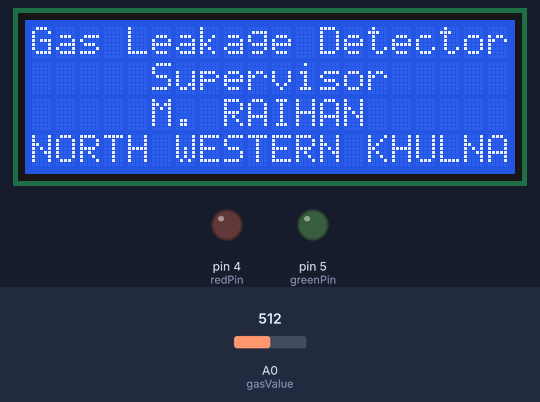
Recording of a sketch running on a simulated Arduino Uno, built with avr-gcc and run on an emulated ATmega328P. Shown: 20×4 character LCD, output pins drawn as LEDs (lit = HIGH). The test bench sets the inputs (shaded band); at power-on: A0 (gasValue) = 512. The modem accepts every AT command (registered, SIM ready, sends succeed) and sends nothing else; what the sketch prints to the serial monitor is not drawn.

Above: at 4.2 s.
At 11.3 s:
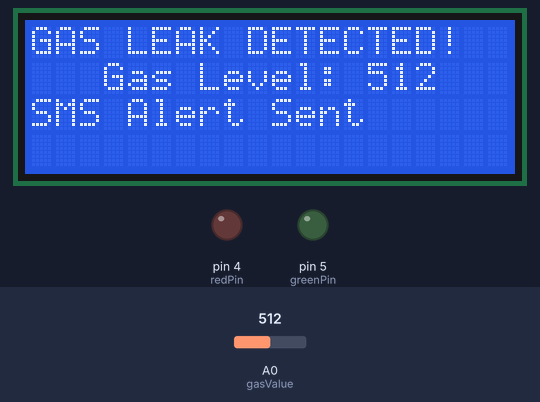
11.4 s: A0 (gasValue) set to 414
At 17.4 s:
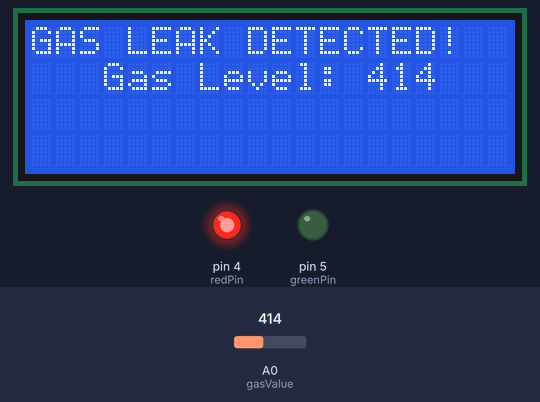
18.0 s: A0 (gasValue) set to 382
At 24.1 s:
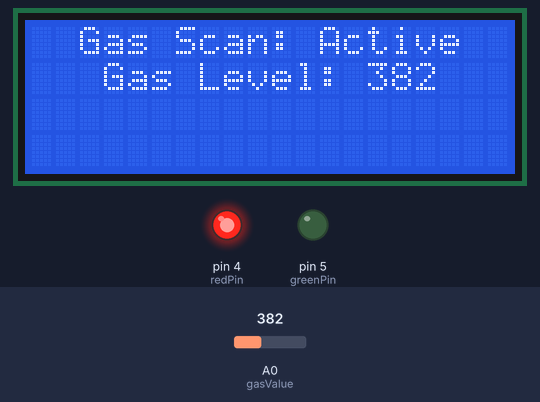
24.6 s: A0 (gasValue) set to 410
At 29.0 s:
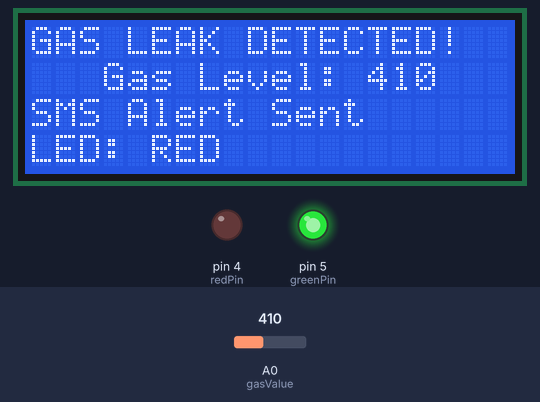
Timing chart, 0 to 32.6 s (numbered marks = the images above; inputs shaded):
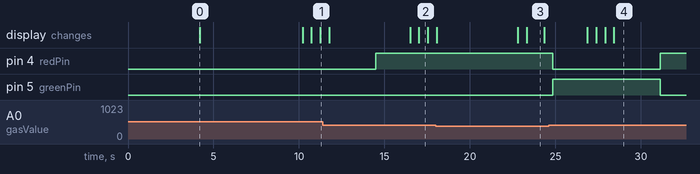

The sketch:

Gas_leakage_detector.ino
```cpp
#include <LiquidCrystal_I2C.h>
#include <Wire.h>
#include <SoftwareSerial.h>

LiquidCrystal_I2C lcd(0x27, 20, 4);
SoftwareSerial mySerial(3, 2);

int gasValue = A0;
int data = 0;
int redPin = 4;
int greenPin = 5;

void setup() {
  randomSeed(analogRead(0));
  mySerial.begin(9600);
  Serial.begin(9600);
  lcd.init();
  lcd.backlight();
  pinMode(gasValue, INPUT);
  pinMode(redPin, OUTPUT);
  pinMode(greenPin, OUTPUT);


  lcd.print("     WELCOME TO ");
  lcd.setCursor(0, 1);
  lcd.print("   LIMON MAJUMDAR");
  lcd.setCursor(0, 2);
  lcd.print("    NAYAN PANDAY");
  lcd.setCursor(0, 3);
  lcd.print("      PROJECT");
  delay(4000);
  lcd.clear();
  lcd.print("Gas Leakage Detector");
  lcd.setCursor(0, 1);
  lcd.print("     Supervisor");
  lcd.setCursor(0, 2);
  lcd.print("     M. RAIHAN");
  lcd.setCursor(0, 3);
  lcd.print("NORTH WESTERN KHULNA");
  delay(6000);
  lcd.clear();
}

void loop() {
  data = analogRead(gasValue);
  Serial.print("  Gas Level: ");
  Serial.println(data);

  lcd.clear();

  if (data > 400) {
    lcd.print("GAS LEAK DETECTED!");
  } else {
    lcd.print("  Gas Scan: Active   ");
  }
  delay(500);

  lcd.setCursor(0, 1);
  lcd.print("   Gas Level: ");
  lcd.print(data);
  delay(500);

  if (data > 400) {
    lcd.setCursor(0, 2);
    lcd.print("SMS Alert Sent      ");
  } else {
    lcd.setCursor(0, 2);
    lcd.print("                    ");
  }
  delay(500);

  lcd.setCursor(0, 3);
  if (data > 400) {
    lcd.print("LED: RED            ");
  } else {
    lcd.print("     LED: GREEN     ");
  }
  delay(500);


  if (data > 400) {
    SendMessage();
    analogWrite(redPin, 255);
    digitalWrite(greenPin, LOW);
  } else {
    analogWrite(greenPin, 255);
    digitalWrite(redPin, LOW);
  }

  delay(2000);
}

void SendMessage() {
  Serial.println("I am in send");
  mySerial.println("AT+CMGF=1");
  delay(1000);
  mySerial.println("AT+CMGS=\"+8801987080310\"\r");
  mySerial.println("Gas Leakage Detected !!Open Windows And Check Your Gas Cylinder!!");
  delay(100);
  mySerial.println((char)26);
  delay(1000);
}
```

Measured:
- the behaviour switches between 401 and 400 on A0 (gasValue) (found by bisection; images 2 and 3)
- after the input at 18.0 s, the display: first differs from a run without the input after 4.8 s (image 3 shows a later state)
- after the input at 24.6 s, the display: first changes after 2.3 s (image 4 shows a later state)
- what the display in image 0 shows lasts 6.0 s, from 4.2 s to 10.2 s
- what the display in image 2 shows lasts 0.5 s, from 17.0 s to 17.5 s
- what the display in image 3 shows lasts 1.0 s, from 23.3 s to 24.3 s
